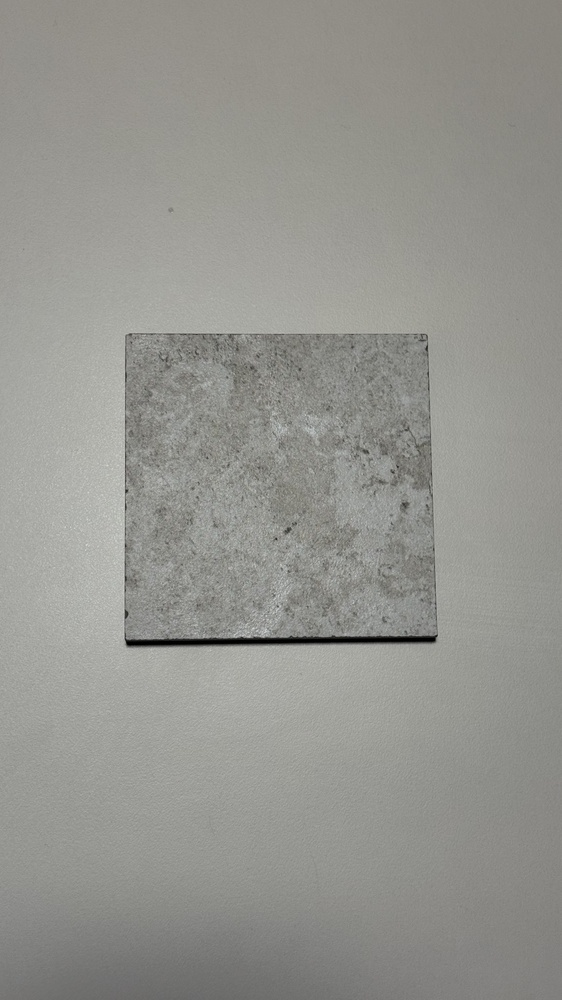
#> input picture pipeline/input/raw/Grestec_BOEA56409.jpg, 562 x 1000 px, shrunk from 2268 x 4032 before the run
$ python -i gen_normal.py   (imports and definitions only)   (older library calls are emulated)
#> lines starting #> are read from the running program, lines starting #| are printed output that depends on the picture
#> further down, picture is the input picture: shape (1000, 562, 3); mean B, G, R 143.2, 148.5, 148.5
import argparse
import sys
from pathlib import Path

import cv2
import numpy as np


def albedo_to_normal(img_bgr: np.ndarray, strength: float = 4.0) -> np.ndarray:
    # grayscale로 변환 — 밝기값을 height(높낮이)로 해석
#> called with strength = 4
    gray = cv2.cvtColor(img_bgr, cv2.COLOR_BGR2GRAY).astype(np.float32) / 255.0

    # Sobel 필터로 X, Y 방향 기울기(gradient) 계산
    # strength가 높을수록 표면 요철이 강하게 표현됨
    grad_x = cv2.Sobel(gray, cv2.CV_32F, 1, 0, ksize=3) * strength
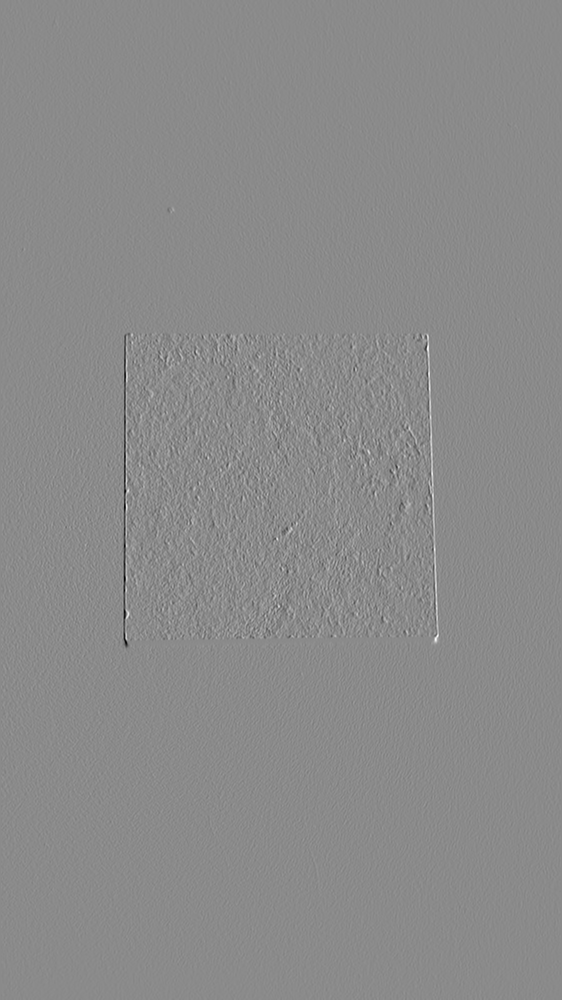
#> grad_x: shape (1000, 562) float32; min -9.18, max 7.69, mean -0.00328; drawn with min black and max white
    grad_y = cv2.Sobel(gray, cv2.CV_32F, 0, 1, ksize=3) * strength

    # gradient로부터 normal 벡터 구성: N = normalize(-gx, -gy, 1)
    # Z=1 고정으로 표면이 카메라를 향한다고 가정
    normal = np.dstack((-grad_x, -grad_y, np.ones_like(gray)))
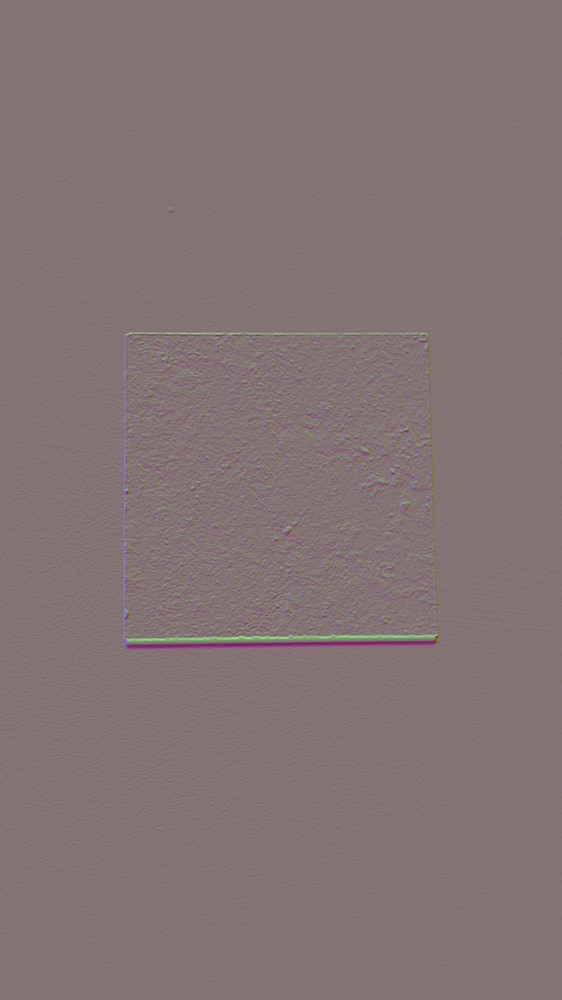
#> normal: shape (1000, 562, 3) float32; mean of channels 0, 1, 2 0.00328, 0.00313, 1; drawn with min black and max white

    # 각 픽셀의 normal 벡터를 단위벡터로 정규화
    norm = np.linalg.norm(normal, axis=2, keepdims=True)
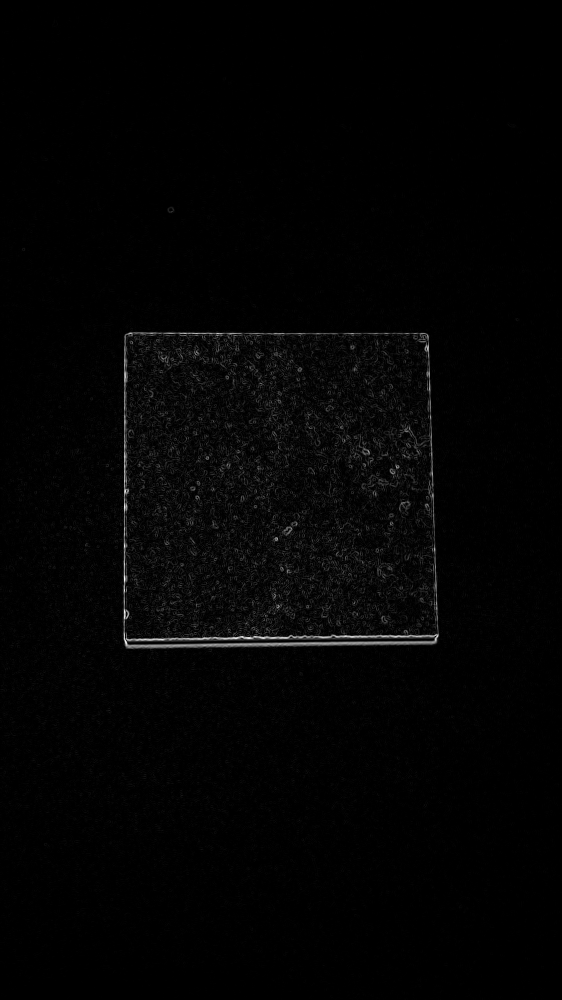
#> norm: shape (1000, 562, 1) float32; min 1, max 9.23, mean 1.13; drawn with min black and max white
    normal = normal / (norm + 1e-8)
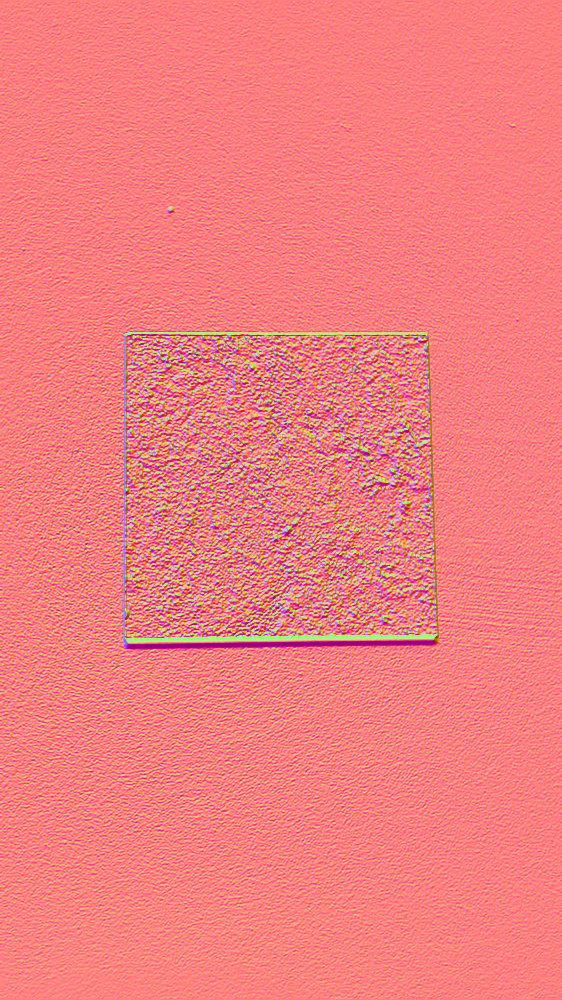
#> normal: shape (1000, 562, 3) float32; mean of channels 0, 1, 2 0.00211, 0.00229, 0.925; drawn with min black and max white

    # [-1, 1] → [0, 255] 로 remapping (OpenGL 표준 normal map 포맷)
    normal_img = ((normal + 1.0) / 2.0 * 255.0).astype(np.uint8)

    # normal map은 RGB 저장 (cv2는 BGR이므로 채널 순서 변환)
    # R=X, G=Y, B=Z
    normal_bgr = cv2.cvtColor(normal_img, cv2.COLOR_RGB2BGR)
    return normal_bgr


# [56 lines left out: function main, not called in this run]


# [2 lines not run here, left out]

>>> import cv2
>>> picture = cv2.imread('../pipeline/input/raw/Grestec_BOEA56409.jpg')
>>> result = albedo_to_normal(picture)

$ run again, on pipeline/input/raw/Grestec_GRCF37782.jpg
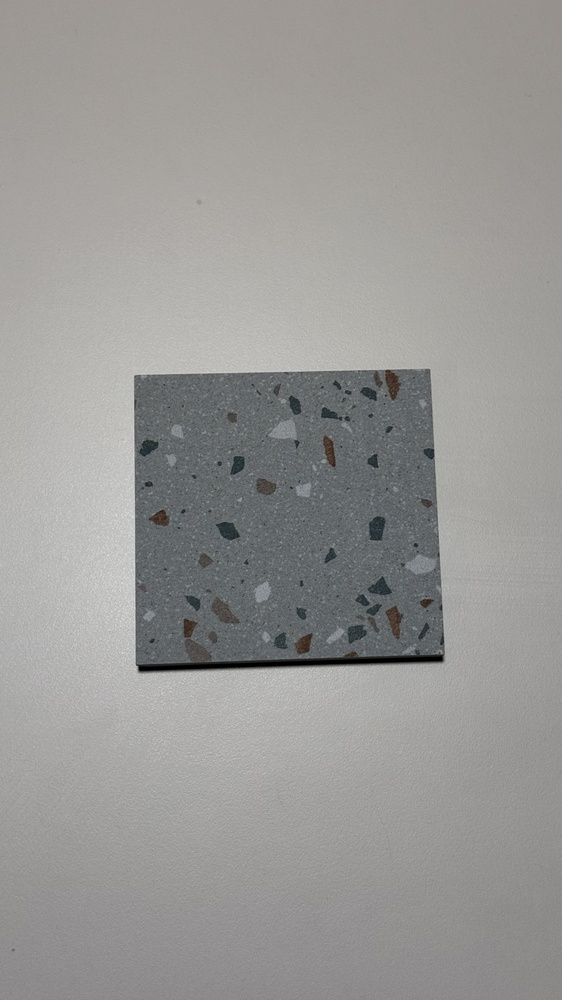
#> input picture pipeline/input/raw/Grestec_GRCF37782.jpg, 562 x 1000 px, shrunk from 2268 x 4032 before the run
#> picture is the input picture: shape (1000, 562, 3); mean B, G, R 149.6, 151.6, 152.4
#> in albedo_to_normal, `norm = np.linalg.norm(normal, axis=2, keepdims=True)`:
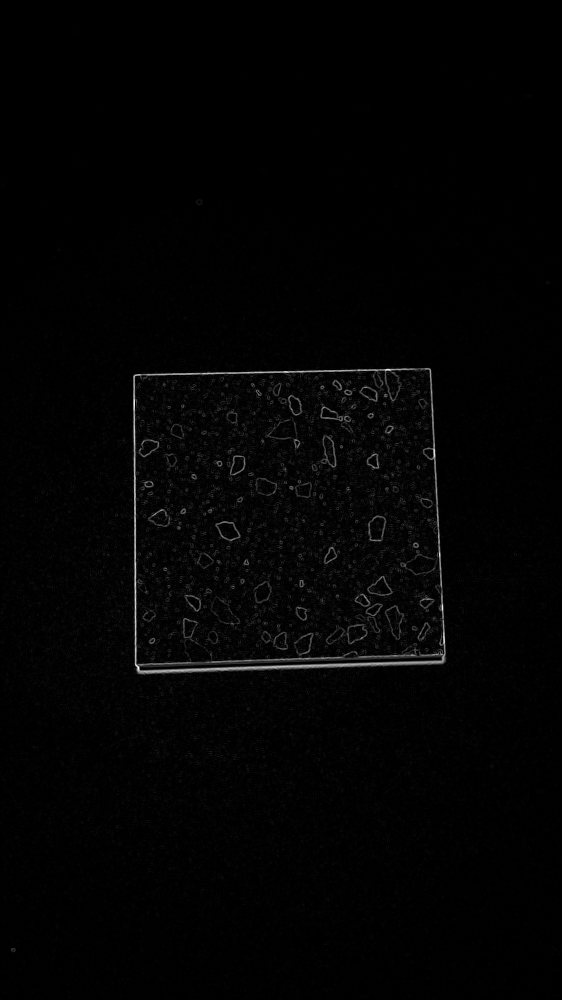
#> norm: shape (1000, 562, 1) float32; min 1, max 9.17, mean 1.11; drawn with min black and max white
#> in albedo_to_normal, `normal = normal / (norm + 1e-8)`:
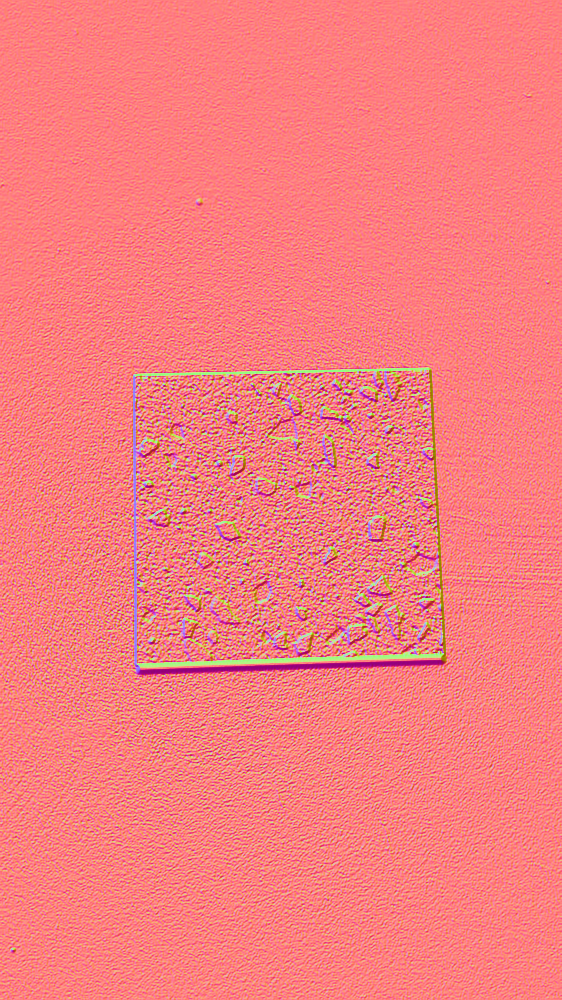
#> normal: shape (1000, 562, 3) float32; mean of channels 0, 1, 2 0.00177, 0.00146, 0.934; drawn with min black and max white

$ run again, on pipeline/input/raw/Grestec_PDDB54514.jpg
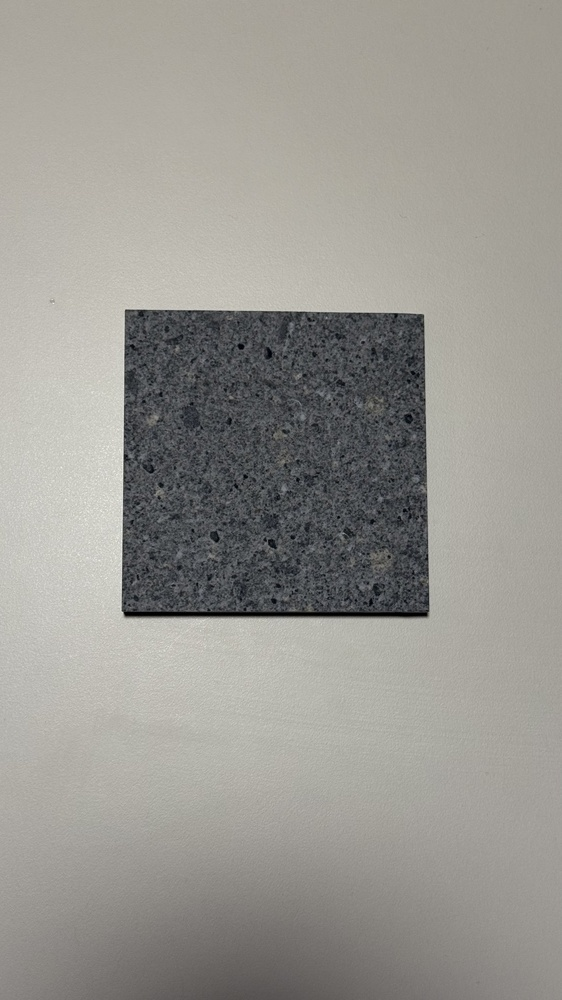
#> input picture pipeline/input/raw/Grestec_PDDB54514.jpg, 562 x 1000 px, shrunk from 2268 x 4032 before the run
#> picture is the input picture: shape (1000, 562, 3); mean B, G, R 145.5, 151.1, 152.9
#> in albedo_to_normal, `norm = np.linalg.norm(normal, axis=2, keepdims=True)`:
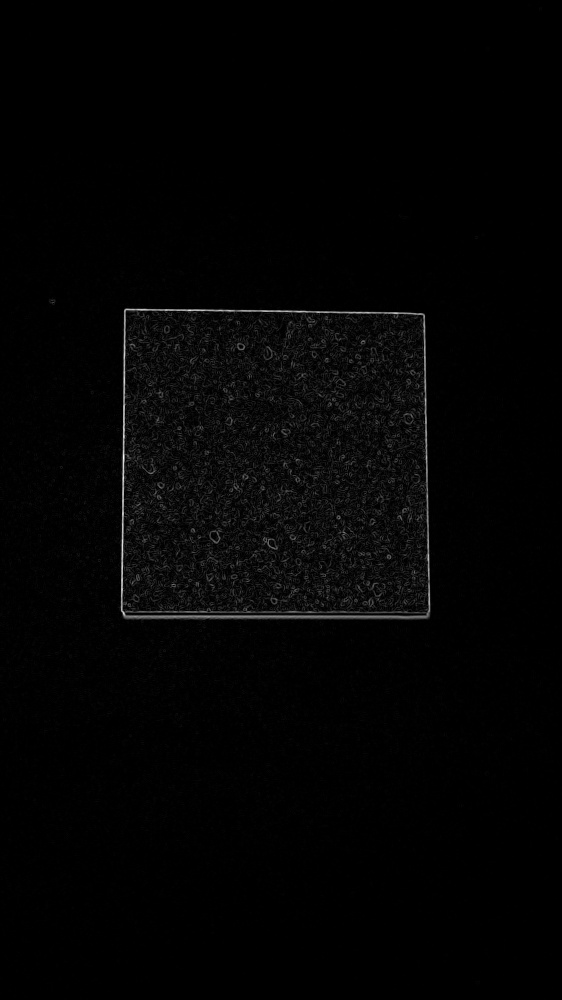
#> norm: shape (1000, 562, 1) float32; min 1, max 12.89, mean 1.19; drawn with min black and max white
#> in albedo_to_normal, `normal = normal / (norm + 1e-8)`:
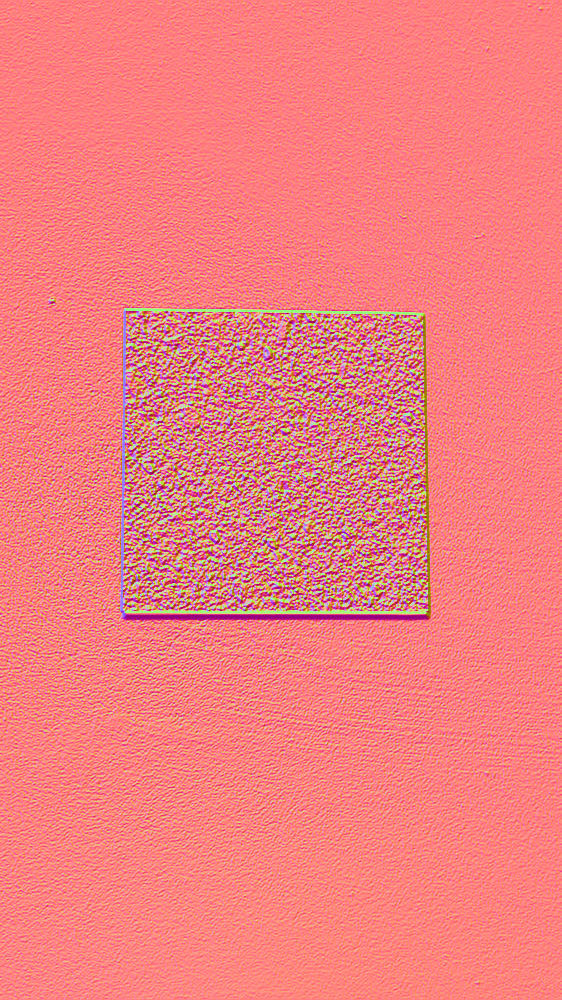
#> normal: shape (1000, 562, 3) float32; mean of channels 0, 1, 2 0.00275, 0.00509, 0.907; drawn with min black and max white
